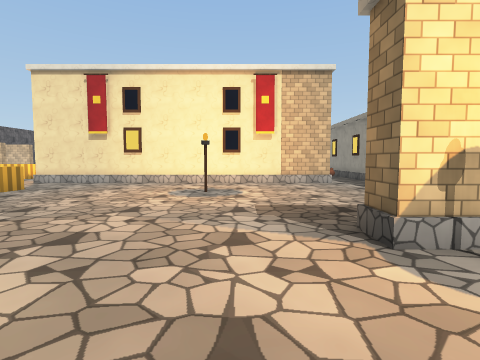
[1] (above)

24 first-person views from a walk through a scene from a Unity 3-D project. The camera is 1.4 m above the floor, tilts 4° down and sees 80° across. The floor is counted in squares, 2 m on a side. Each view is taken from the middle of a square. On the plan, view 1 faces up. The plan holds only what a view shows up to about 10 squares ahead; the rest is blank. The place goes on beyond the plan. Door leaves are left out, so doorways stand open.

[2]
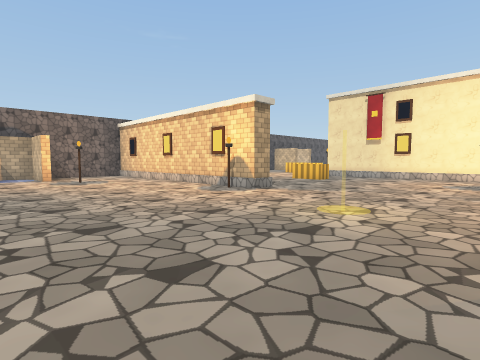

[3]
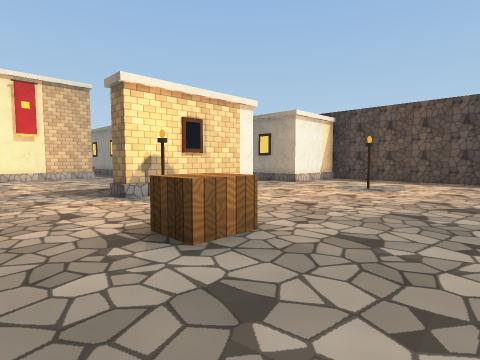

[4]
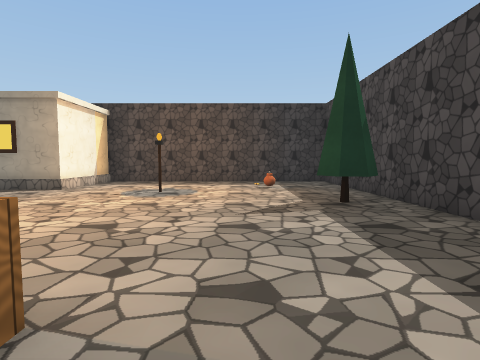

[5]
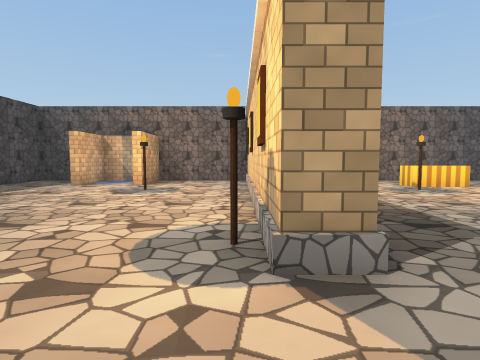

[6]
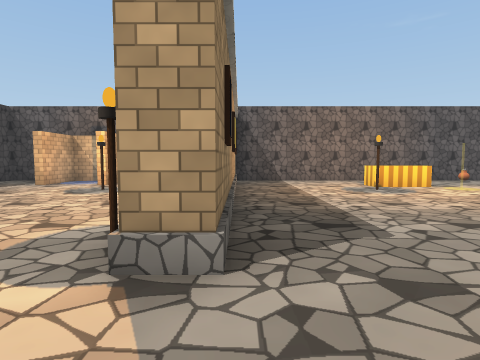

[7]
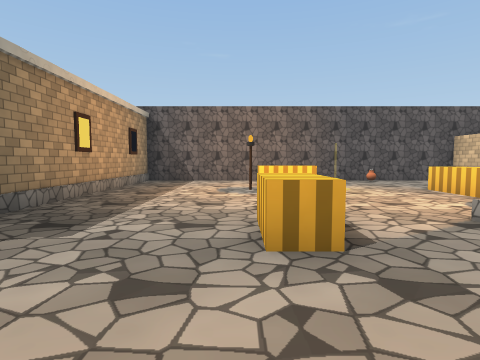

[8]
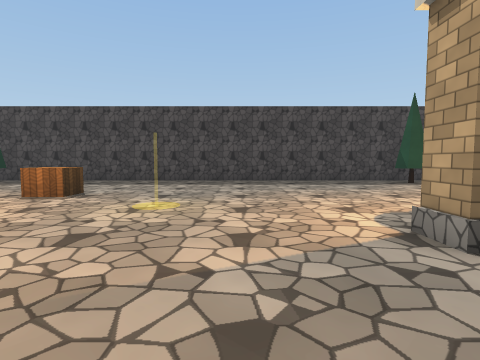

[9]
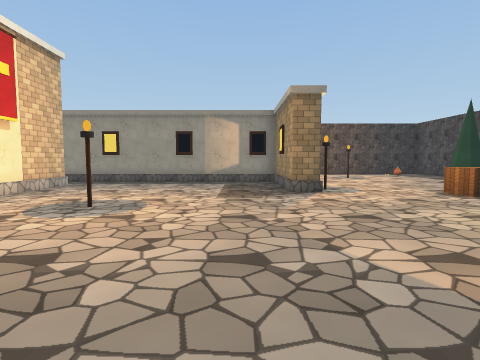

[10]
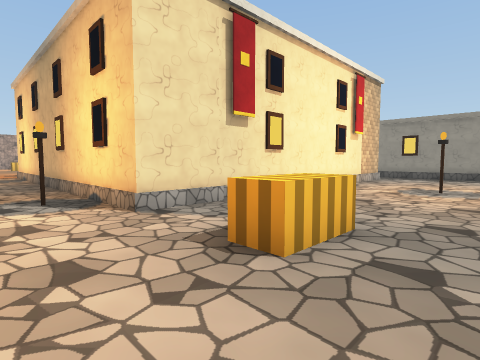

[11]
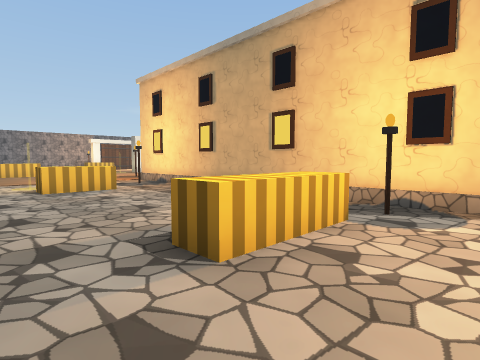

[12]
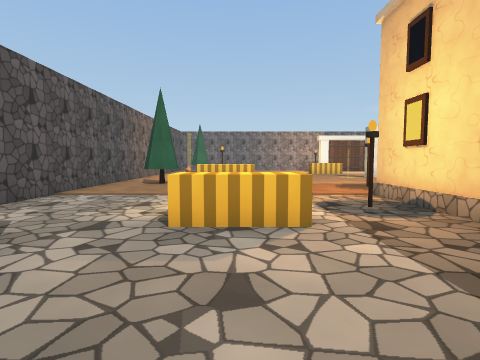

[13]
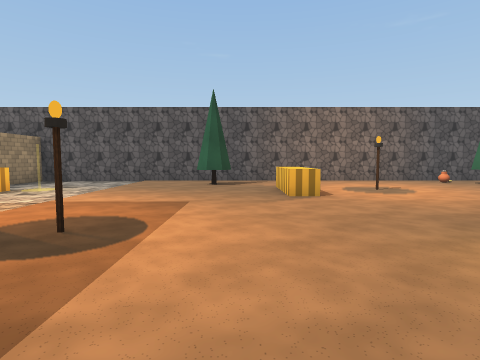

[14]
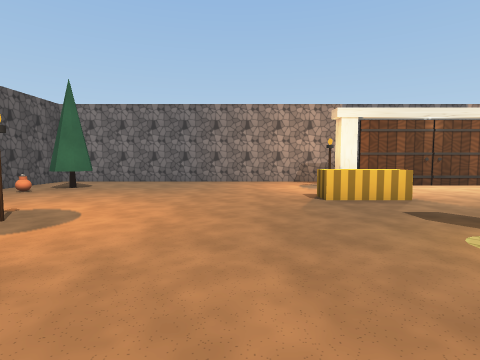

[15]
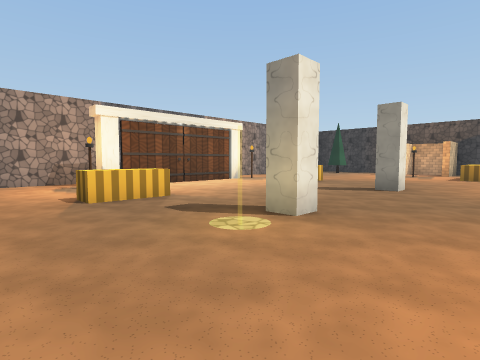

[16]
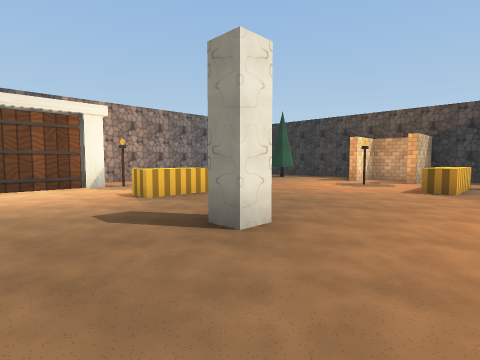

[17]
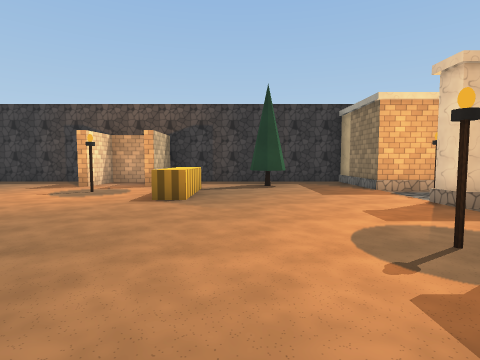

[18]
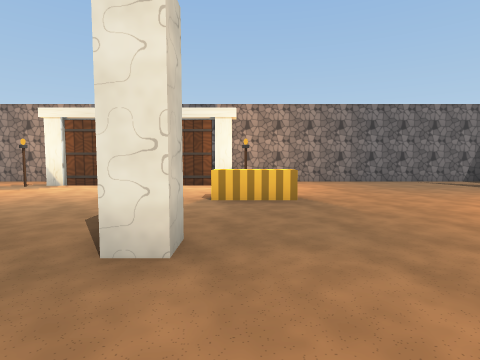

[19]
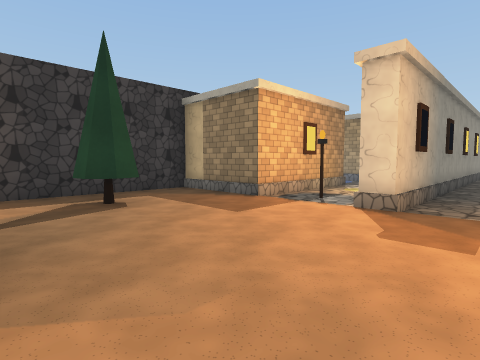

[20]
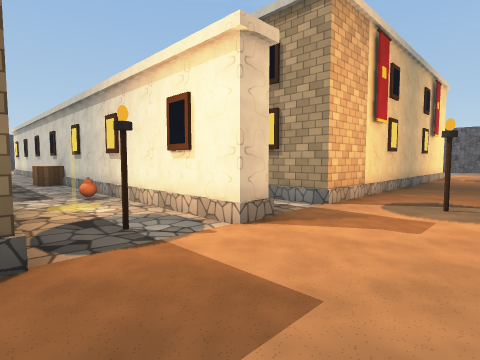

[21]
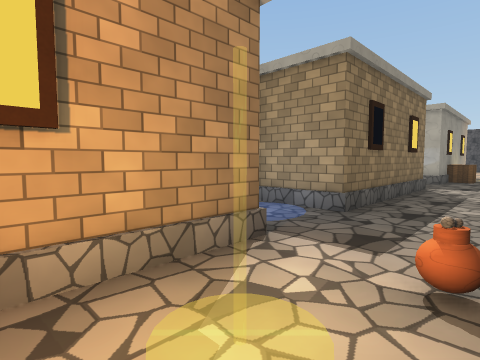

[22]
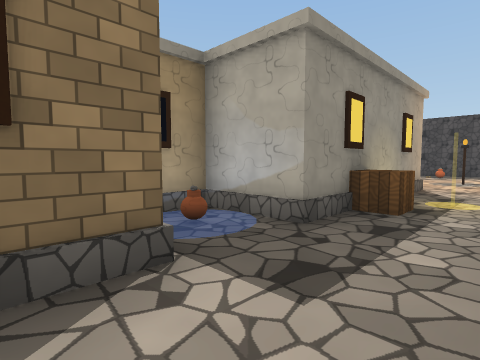

[23]
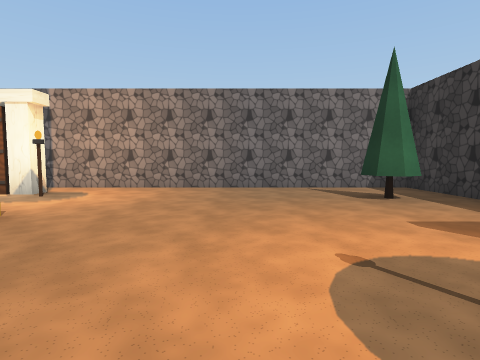

[24]
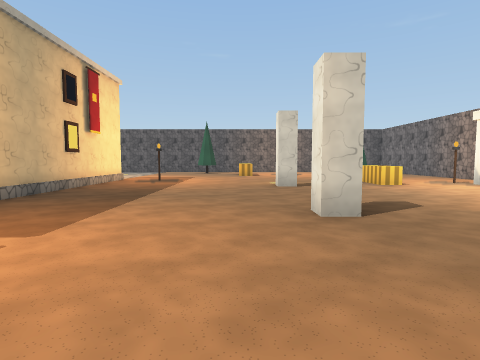

### Floor plan
Points are (right, up) in squares from view 1. A wall is a line through its corners. A room is listed if a view was taken in it or the views show most of it. See-through windows are left out.
Room 1 (views 1, 2, 3, 4, 5, 6, 7, 8, 9, 10, 11, 12, 13, 14, 15, 16, 17, 18, 19, 20, 21, 22, 23, 24)
walls: (4.7, 10.6) (4.7, 9.1); (1.3, 2.4) (1.3, 2.9) (4.2, 2.9) (4.2, 18.7) (4.7, 18.7) (4.7, 12.5); (4.8, 2.3) (2.6, 2.3); (-11.6, 13.3) (-12.7, 13.3) (-12.7, 2.9) (-4.8, 2.9) (-4.8, 2.3) (-11.9, 2.3); (8.5, 7.3) (8.5, 8); (-12.7, 2.4) (-12.7, -0.7) (-11, -0.7); (-11, -1) (-12.2, -1); (-8.3, -3.3) (-7.9, -3.4) (-7.8, -3.8); (8.4, 18.7) (9.3, 18.7) (9.3, 24.2) (7.5, 24.2); (4.2, -3.9) (4.2, -3.6); (-12.5, -1.2) (-12.5, -2.5) (-11, -2.5); (4.7, -4.3) (4.1, -3.7) (4.7, -3.3); (7.4, 20.9) (7.3, 21.3) (7.5, 21.6) (8, 21.7); (-9.2, -4.8) (9.3, -4.8) (9.3, 2.3) (8.5, 2.3); (-11.2, 21.7) (-10.9, 21.5) (-10.8, 21.1) (-11.1, 20.8) (-11.5, 20.9) (-11.7, 21.2); (-12.7, -3.8) (-12.7, -4.8) (-11, -4.8); (9, 24.9) (9, 26) (7.5, 26); (0.2, 29.8) (-3.6, 29.8); (9.3, 27.1) (9.3, 31); (-10.7, 29.3) (-11, 28.9) (-11.4, 28.8) (-11.7, 29.1); (-3.1, 31.2) (-12.7, 31.2) (-12.7, 15.3) (-11, 15.3); (8.2, 29) (7.7, 28.8) (7.4, 29) (7.3, 29.4); (8.8, 31.2) (0, 31.2)
low walls: (-4.5, 8.7) (-5.5, 8.7); (1.5, 8.7) (0.5, 8.7); (-6.3, 9.5) (-6.3, 18.5); (6.7, 8.9) (6.7, 13.3) (7.5, 13.3); (6.7, 6) (6.7, 6.5); (7.5, 7.3) (8.5, 7.3); (6.7, 14.9) (6.7, 18.5); (6.7, 2.5) (6.7, 3.8)
ways out: opening at (7, 14)
objects: other object (-12, 10); other object (-12, 28); other object (-11, 7) to (-11, 8); other object (-10, 0); other object (-10, 6); other object (-10, 23) to (-9, 23); other object (-10, 25); other object (-9, 11) to (-8, 11); other object (-9, 16); other object (-7, 10); other object (-7, 17); other object (-6, 7); other object (-6, 9); other object (-6, 20); other object (-5, 2); other object (-5, 27) to (-4, 27); other object (-5, 29) to (-5, 30); other object (-4, 9) to (0, 9); other object (-4, 24); other object (-4, 30); other object (-1, 6); other object (0, 24); other object (1, -1); other object (1, 27) to (2, 27); other object (1, 30); other object (2, 2); other object (2, 9); other object (2, 20); other object (2, 30); other object (5, 11); other object (5, 15); other object (5, 23) to (7, 23); other object (6, 0); other object (6, 6); other object (6, 18); other object (6, 25); other object (7, -3); other object (7, 7); other object (8, 8)

Positions as (right, up) in squares from view 1, and headings:
1: (0, 0), facing up
2: (0, -3), facing up-left
3: (-1, -3), facing up-right
4: (0, -2), facing right
5: (-3, 2), facing left
6: (-3, 3), facing left
7: (-3, 6), facing left
8: (-3, 5), facing down
9: (-5, 4), facing right
10: (-8, 5), facing up-right
11: (-11, 9), facing up-right
12: (-9, 13), facing up
13: (-3, 22), facing left
14: (-7, 22), facing up
15: (-7, 22), facing up-right
16: (-2, 22), facing up-right
17: (0, 22), facing right
18: (1, 22), facing up
19: (3, 23), facing down-right
20: (7, 21), facing down-left
21: (5, 17), facing down-right
22: (5, 10), facing down-right
23: (5, 24), facing up
24: (4, 23), facing left
